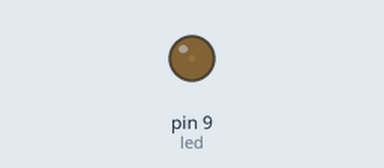
The sketch below on a simulated Arduino Uno, built with avr-gcc and run on an emulated ATmega328P. On the bench: output pins drawn as LEDs (lit = HIGH).

Above: at 0.05 s.
At 1.15 s:
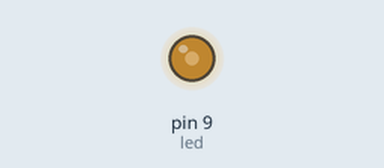
At 2.3 s:
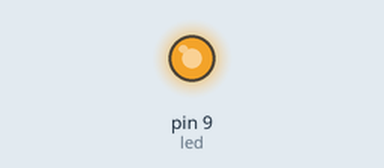
At 4.55 s:
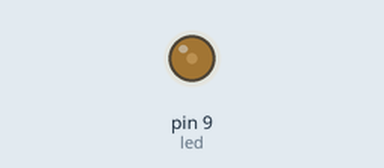
Timing chart, 0 to 6.6 s (numbered marks = the images above):
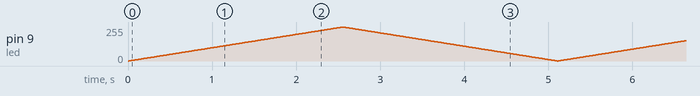

The sketch:

sketch_mar25d.ino
```cpp
int led=9;

void setup() {
  // put your setup code here, to run once:
  pinMode(led,OUTPUT);
  //Serial.
}

void loop() {
  // put your main code here, to run repeatedly:
  int x=0;
  //Serial.println(led);
  for(x=0;x<255;x++)
  {
    analogWrite(led,x);
    delay(10);
  }

  for(x=255;x>0;x--)
  {
    analogWrite(led,x);
    delay(10);
  }
}
```
